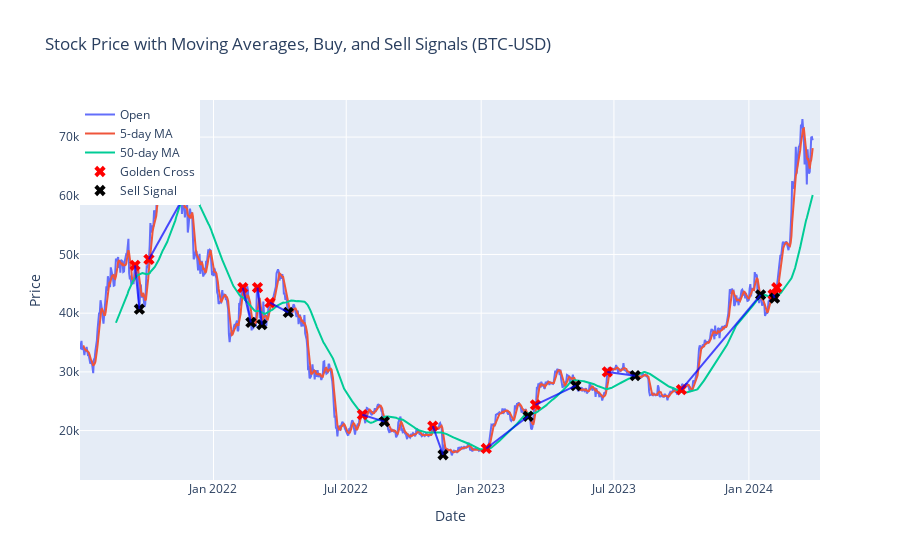

Write notebook code for a chart like this one.
### Code cell
input
moving_average(ticker, 1000)

### Figure 1 — Plotly figure (JSON) as saved in the notebook; plotly's stock layout.template omitted (floating-point values rounded to 4 significant figures; data arrays with more than 128 entries replaced by an {"elided": "..."} marker saying what was removed)
{"data": [{"mode": "lines", "name": "Open", "type": "scatter", "x": {"elided": "1000 str values"}, "y": {"elided": "1000 float values"}}, {"mode": "lines", "name": "5-day MA", "type": "scatter", "x": {"elided": "1000 str values"}, "y": {"elided": "1000 float values"}}, {"mode": "lines", "name": "50-day MA", "type": "scatter", "x": {"elided": "1000 str values"}, "y": {"elided": "1000 float values"}}, {"marker": {"color": "red", "size": 10, "symbol": "x"}, "mode": "markers", "name": "Golden Cross", "type": "scatter", "x": ["2021-09-16T00:00:00+00:00", "2021-10-05T00:00:00+00:00", "2022-02-10T00:00:00+00:00", "2022-03-02T00:00:00+00:00", "2022-03-19T00:00:00+00:00", "2022-07-23T00:00:00+00:00", "2022-10-27T00:00:00+00:00", "2023-01-08T00:00:00+00:00", "2023-03-16T00:00:00+00:00", "2023-06-22T00:00:00+00:00", "2023-10-01T00:00:00+00:00", "2024-02-03T00:00:00+00:00", "2024-02-08T00:00:00+00:00"], "y": [48160.0, 49170.0, 44350.0, 44360.0, 41790.0, 22710.0, 20770.0, 16950.0, 24370.0, 30000.0, 26970.0, 43180.0, 44330.0]}, {"marker": {"color": "black", "size": 10, "symbol": "x"}, "mode": "markers", "name": "Sell Signal", "type": "scatter", "x": ["2021-09-22T00:00:00+00:00", "2021-11-21T00:00:00+00:00", "2022-02-21T00:00:00+00:00", "2022-03-08T00:00:00+00:00", "2022-04-13T00:00:00+00:00", "2022-08-22T00:00:00+00:00", "2022-11-10T00:00:00+00:00", "2023-03-06T00:00:00+00:00", "2023-05-10T00:00:00+00:00", "2023-07-30T00:00:00+00:00", "2024-01-17T00:00:00+00:00", "2024-02-05T00:00:00+00:00"], "y": [40680.0, 59730.0, 38420.0, 38060.0, 40120.0, 21530.0, 15880.0, 22440.0, 27650.0, 29360.0, 43130.0, 42580.0]}, {"hoverinfo": "none", "line": {"color": "blue", "width": 2}, "mode": "lines", "opacity": 0.7, "showlegend": false, "type": "scatter", "x": ["2021-09-16T00:00:00+00:00", "2021-09-22T00:00:00+00:00"], "y": [48160.0, 40680.0]}, {"hoverinfo": "none", "line": {"color": "blue", "width": 2}, "mode": "lines", "opacity": 0.7, "showlegend": false, "type": "scatter", "x": ["2021-10-05T00:00:00+00:00", "2021-11-21T00:00:00+00:00"], "y": [49170.0, 59730.0]}, {"hoverinfo": "none", "line": {"color": "blue", "width": 2}, "mode": "lines", "opacity": 0.7, "showlegend": false, "type": "scatter", "x": ["2022-02-10T00:00:00+00:00", "2022-02-21T00:00:00+00:00"], "y": [44350.0, 38420.0]}, {"hoverinfo": "none", "line": {"color": "blue", "width": 2}, "mode": "lines", "opacity": 0.7, "showlegend": false, "type": "scatter", "x": ["2022-03-02T00:00:00+00:00", "2022-03-08T00:00:00+00:00"], "y": [44360.0, 38060.0]}, {"hoverinfo": "none", "line": {"color": "blue", "width": 2}, "mode": "lines", "opacity": 0.7, "showlegend": false, "type": "scatter", "x": ["2022-03-19T00:00:00+00:00", "2022-04-13T00:00:00+00:00"], "y": [41790.0, 40120.0]}, {"hoverinfo": "none", "line": {"color": "blue", "width": 2}, "mode": "lines", "opacity": 0.7, "showlegend": false, "type": "scatter", "x": ["2022-07-23T00:00:00+00:00", "2022-08-22T00:00:00+00:00"], "y": [22710.0, 21530.0]}, {"hoverinfo": "none", "line": {"color": "blue", "width": 2}, "mode": "lines", "opacity": 0.7, "showlegend": false, "type": "scatter", "x": ["2022-10-27T00:00:00+00:00", "2022-11-10T00:00:00+00:00"], "y": [20770.0, 15880.0]}, {"hoverinfo": "none", "line": {"color": "blue", "width": 2}, "mode": "lines", "opacity": 0.7, "showlegend": false, "type": "scatter", "x": ["2023-01-08T00:00:00+00:00", "2023-03-06T00:00:00+00:00"], "y": [16950.0, 22440.0]}, {"hoverinfo": "none", "line": {"color": "blue", "width": 2}, "mode": "lines", "opacity": 0.7, "showlegend": false, "type": "scatter", "x": ["2023-03-16T00:00:00+00:00", "2023-05-10T00:00:00+00:00"], "y": [24370.0, 27650.0]}, {"hoverinfo": "none", "line": {"color": "blue", "width": 2}, "mode": "lines", "opacity": 0.7, "showlegend": false, "type": "scatter", "x": ["2023-06-22T00:00:00+00:00", "2023-07-30T00:00:00+00:00"], "y": [30000.0, 29360.0]}, {"hoverinfo": "none", "line": {"color": "blue", "width": 2}, "mode": "lines", "opacity": 0.7, "showlegend": false, "type": "scatter", "x": ["2023-10-01T00:00:00+00:00", "2024-01-17T00:00:00+00:00"], "y": [26970.0, 43130.0]}, {"hoverinfo": "none", "line": {"color": "blue", "width": 2}, "mode": "lines", "opacity": 0.7, "showlegend": false, "type": "scatter", "x": ["2024-02-03T00:00:00+00:00", "2024-02-05T00:00:00+00:00"], "y": [43180.0, 42580.0]}], "layout": {"legend": {"traceorder": "normal", "x": 0, "y": 1}, "title": {"text": "Stock Price with Moving Averages, Buy, and Sell Signals (BTC-USD)"}, "xaxis": {"title": {"text": "Date"}}, "yaxis": {"title": {"text": "Price"}}}}
